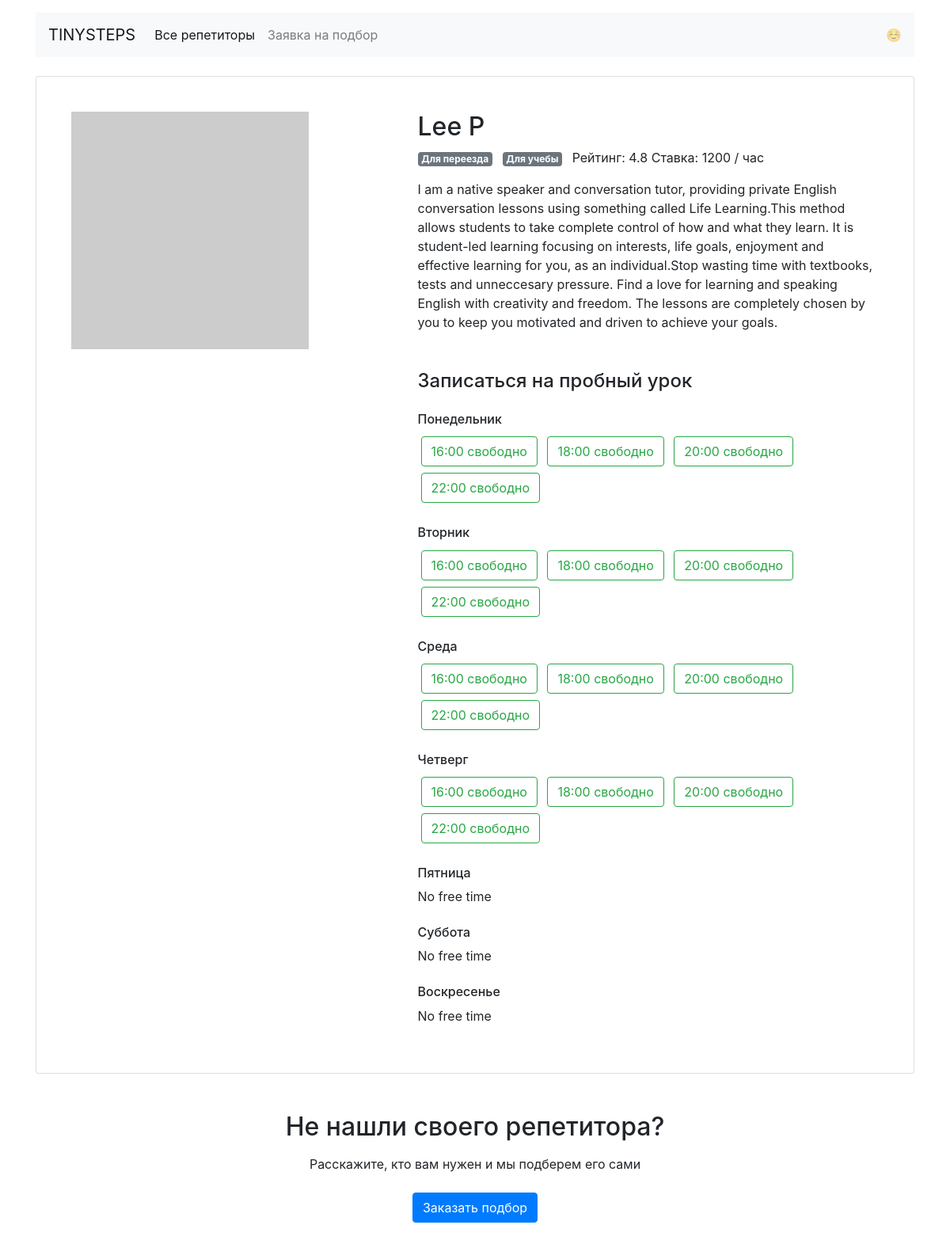
The page /profiles/1 on the database its author committed.
### app.py (models this page shows)
class Tutor(db.Model):
    __tablename__ = "tutors"
    id = db.Column(db.Integer, primary_key=True)
    name = db.Column(db.String(50), nullable=False)
    about = db.Column(db.String(255*4), nullable=False)
    rating = db.Column(db.Float)
    picture = db.Column(db.String(255), nullable=False)
    price = db.Column(db.Integer, nullable=False)
    free = db.Column(db.JSON)
    goals = db.Column(db.JSON)
    booking = db.relationship("Booking", back_populates="tutor")

### app.py (the view)
@app.route("/profiles/<tutor_id>")
def template_profiles(tutor_id):
    tutor_obj = db.session.query(Tutor).get(tutor_id)
    curr_tutor = get_tutor_dict(tutor_obj)
    return render_template("profile.html",
                           curr_tutor=curr_tutor,
                           curr_tutor_free=curr_tutor['free'],
                           goals=goals,
                           days_of_week_dict=days_of_week_dict,
                           **params)

### app.py (called while the page is built)
def get_tutor_dict(tutor):
    return {
        'id': tutor.id,
        'name': tutor.name,
        'about': tutor.about,
        'rating': tutor.rating,
        'price': tutor.price,
        'picture': tutor.picture,
        'goals': tutor.goals,
        'free': tutor.free,
    }

### templates/profile.html
{% extends 'base.html' %}
{% block main_content %}
  <main class="container mt-3">
    <div class="card my-4 mx-auto">
      <div class="card-body m-2 m-md-4">
        <article class="row">
          <div class="col-5"><img src="{{ curr_tutor['picture'] }}" class="img-fluid" alt=""></div>
          <div class="col-7">
            <section class="teacher=info">
              <h1 class="h2">{{ curr_tutor['name'] }}</h1>
              <p>
                {% for goal in curr_tutor['goals'] %}
                <span class="badge badge-secondary mr-2">{{ goals[goal] }}</span>
                {% endfor %}
                Рейтинг: {{ curr_tutor['rating'] }} Ставка: {{ curr_tutor['price'] }} / час</p>
              <p>{{ curr_tutor['about'] }}</p>
            </section>
            <section class="available">
              <h4 class="mb-4 mt-5">Записаться на пробный урок</h4>
              {% for day in days_of_week_dict %}
              <h6 class="mt-4">{{ days_of_week_dict[day] }}</h6>
              {% if curr_tutor_free[day].values()|max == True %}
                {% for time in curr_tutor_free[day] %}
                 {% if curr_tutor_free[day][time] %}
                    <a href="{{ url_for('template_booking',
                              tutor_id=curr_tutor['id'],
                              day_of_week=day,
                              time=time) }}" class="btn btn-outline-success m-1">{{ time }} свободно</a>
                  {% endif %}
                {% endfor %}
              {% else %}
                <p>No free time</p>
              {% endif %}
              {% endfor %}
            </section>
          </div>
        </article>
      </div>
    </div>
    <h2 class="text-center mt-5 mb-3">Не нашли своего репетитора?</h2>
    <p class="text-center mb-4">Расскажите, кто вам нужен и мы подберем его сами</p>
    <div class="text-center pb-5">
        <a href="{{ url_for('template_request') }}" class="btn btn-primary">Заказать подбор</a>
    </div>
  </main>
{% endblock %}

### rows shown on the page
Tutor: name "Lee P", rating "4.8", price "1200", about "I am a native speaker and conversation tutor, providing private English conversation lessons using something called Life Learning.This method allows students to take complete control of how and what they learn. It is student-led learning focusing on interests, life goals, enjoyment and effective learning for you, as an individual.Stop wasting time with textbooks, tests and unneccesary pressure. Find a love for learning and speaking English with creativity and freedom. The lessons are completely chosen by you to keep you motivated and driven to achieve your goals."

### other values the page prints
{{ goals[goal] }} "Для переезда" "Для учебы"
{{ days_of_week_dict[day] }} "Понедельник" "Вторник" "Среда" "Четверг" "Пятница" "Суббота" "Воскресенье"
{{ time }} "16:00" "18:00" "20:00" "22:00" "16:00" "18:00" "20:00" "22:00" "16:00" "18:00" "20:00" "22:00" "16:00" "18:00" "20:00" "22:00"
